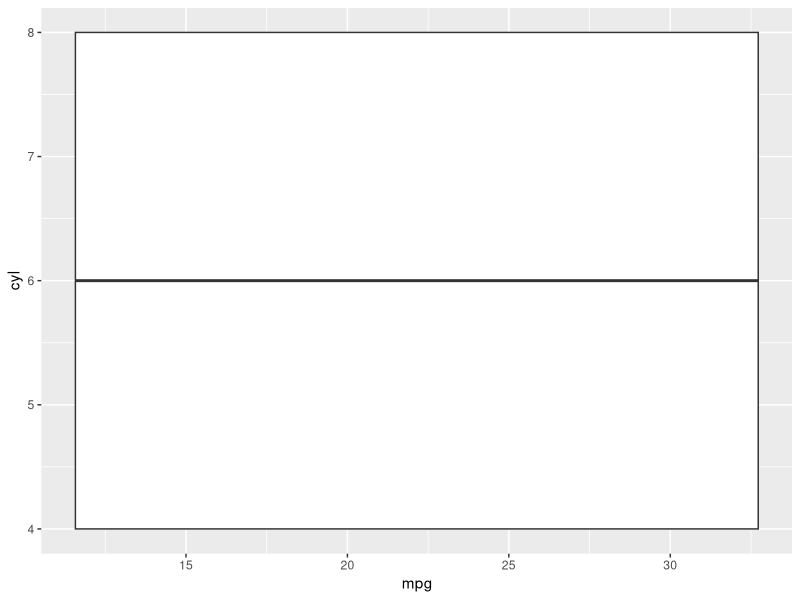
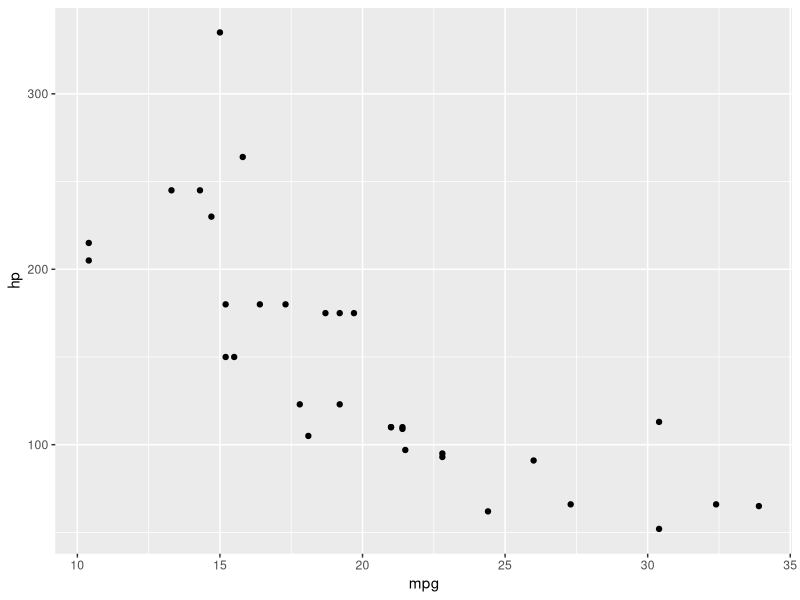

Write the R code that produced these figures, in order.
## ---- chunk 1
knitr::opts_chunk$set(echo = TRUE, warning = FALSE, message = FALSE)
## ---- chunk 2
# Wczytaj dane mtcars (są już dostępne w bazowym R)


# Wyświetl pierwsze 6 wierszy


# Sprawdź strukturę danych


# Ile jest wierszy w zbiorze danych?


# Podsumowanie statystyczne

mtcars
structure(mtcars)
nrow(mtcars)
summary(mtcars)

## ---- chunk 3
library(dplyr)

# Policz ile samochodów ma daną liczbę cylindrów


# Stwórz podzbiór danych - tylko samochody z silnikiem V8 (8 cylindrów)


# Ile jest samochodów z silnikiem V8?


# Filtrowanie  aut hp> 200 i sortowanie malejąco wg mpg


# Jaka jest średnia moc samochodu dla każdej liczby cylindrów?


# Które samochody mają najlepsze i najgorsze zużycie paliwa?

mtcars %>% 
  group_by(cyl) %>% 
  count(cyl)

mtcars %>%
  filter(cyl==8)
  
mtcars %>%
  filter(cyl==8)

mtcars %>%
  filter(cyl==8) %>% 
  count(cyl)

mtcars %>%
  filter(hp>200) %>% 
   arrange(desc(mpg))

mtcars %>% 
  group_by(cyl) %>% 
  summarise(srednia_moc=mean(hp))

mtcars %>%
   arrange(desc(mpg))
## ---- chunk 4
library(ggplot2)

# Wykres zużycia paliwa w zależności od liczby cylindrów (boxplot)

ggplot(mtcars, aes(x = mpg, y = cyl, fill = cyl)) + 
  geom_boxplot()

# Scatter plot: moc vs zużycie paliwa
ggplot(mtcars, aes(x = mpg, y = hp)) + 
  geom_point()

